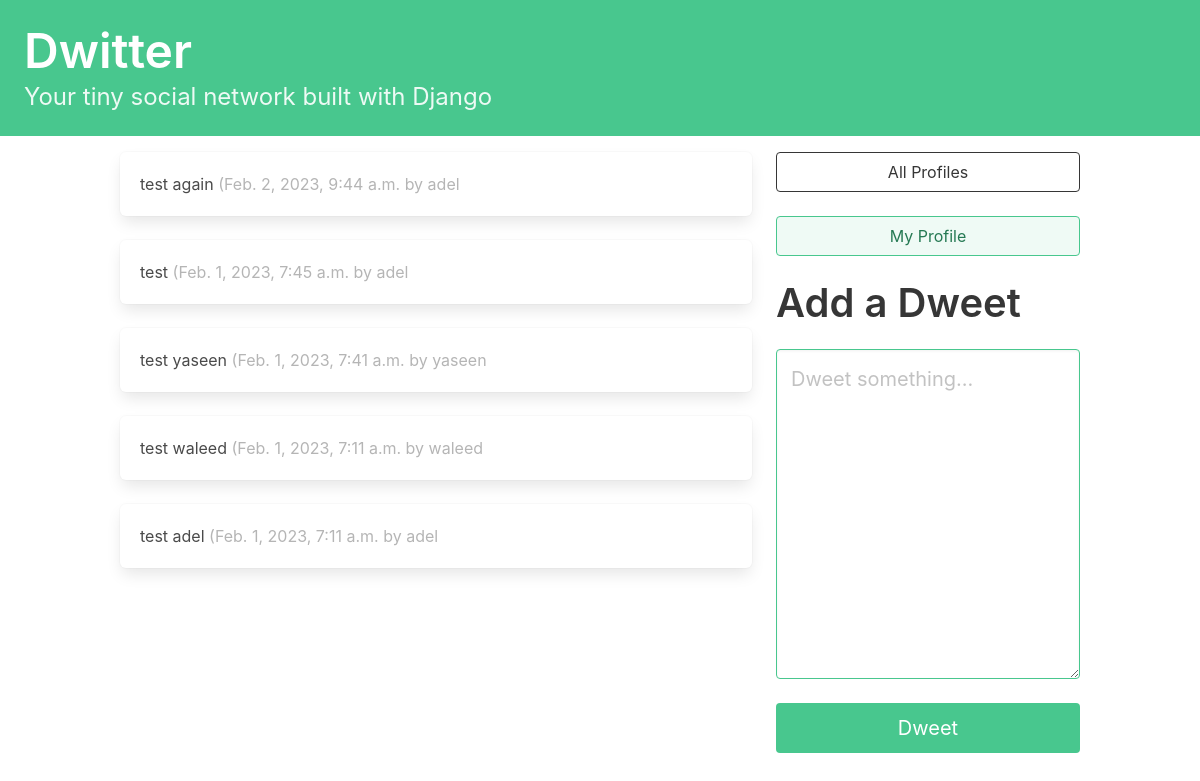
The app's page / (signed in) with its own data.
### dwitter/models.py (models this page shows, shortened)
class Dweet(models.Model):
    user = models.ForeignKey(User,
    related_name="dweets",
    on_delete=models.DO_NOTHING)
    body = models.CharField(max_length=140)
    created_at = models.DateTimeField(auto_now_add=True)

### dwitter/views.py (the view)
# urls.py: path("", dashboard, name="dashboard"),
def dashboard(request):
    form = DweetForm(request.POST or None)
    if request.method == "POST":
        if form.is_valid():
            dweet = form.save(commit=False)
            dweet.user = request.user
            dweet.save()
            return redirect("dwitter:dashboard")
    followed_dweets = Dweet.objects.filter(
        user__profile__in=request.user.profile.follows.all()
    ).order_by("-created_at")
    return render(
        request,
        "dwitter/dashboard.html",
        {"form": form, "dweets": followed_dweets},
    )

### dwitter/forms.py
class DweetForm(forms.ModelForm):
    body = forms.CharField(
    required=True,
    widget=forms.widgets.Textarea(
    attrs={
    "placeholder": "Dweet something...",
    "class": "textarea is-success is-medium",
    }
    ),
    label="",
    )
    class Meta:
        model = Dweet
        exclude = ("user", )

### dwitter/templates/dwitter/dashboard.html (shortened to what this page needs)
{% extends 'base.html' %}
{% block content %}
<div class="column">
    {% for dweet in dweets %}
    <div class="box">
        {{dweet.body}}
        <span class="is-small has-text-grey-light">
            ({{ dweet.created_at }} by {{ dweet.user.username }}
        </span>
    </div>
    {% endfor %}
</div>
<div class="column is-one-third">
    <div class="block">
        <a href="{% url 'dwitter:profile_list' %} ">
            <button class="button is-dark is-outlined is-fullwidth">
                All Profiles
            </button>
        </a>
    </div>
    <div class="block">
        <a href="{% url 'dwitter:profile' request.user.profile.id %} ">
            <button class="button is-success is-light is-outlined is-fullwidth">
                My Profile
            </button>
        </a>
    </div>
    <div class="block">
        <div class="block">
            <h2 class="title is-2">Add a Dweet</p>
        </div>
        <div class="block">
            <form method="post">
                {{ form.as_p }}
                <button class="button is-success is-fullwidth is-medium mt-5" type="submit">Dweet
                </button>
            </form>
        </div>
    </div>
</div>
{% endblock content %}

### dwitter/templates/base.html (shortened to what this page needs)
<!DOCTYPE html>
<html lang="en">
<head>
    <link rel="stylesheet" href="https://cdn.jsdelivr.net/npm/bulma@0.9.3/css/bulma.min.css">
</head>
<body>
    <section class="hero is-small is-success mb-4">
        <div class="hero-body">
            <h1 class="title is-1">Dwitter</h1>
            <p class="subtitle is-4">
                Your tiny social network built with Django
            </p>
        </div>
    </section>
    <div class="container">
        <div class="columns">
            {% block content %}
            {% endblock content %}
        </div>
    </div>
</body>
</html>

### records on screen
Dweet: body "test again", created_at "Feb. 2, 2023, 9:44 a.m.", user.username "adel"
Dweet: body "test", created_at "Feb. 1, 2023, 7:45 a.m.", user.username "adel"
Dweet: body "test yaseen", created_at "Feb. 1, 2023, 7:41 a.m.", user.username "yaseen"
Dweet: body "test waleed", created_at "Feb. 1, 2023, 7:11 a.m.", user.username "waleed"
Dweet: body "test adel", created_at "Feb. 1, 2023, 7:11 a.m.", user.username "adel"
